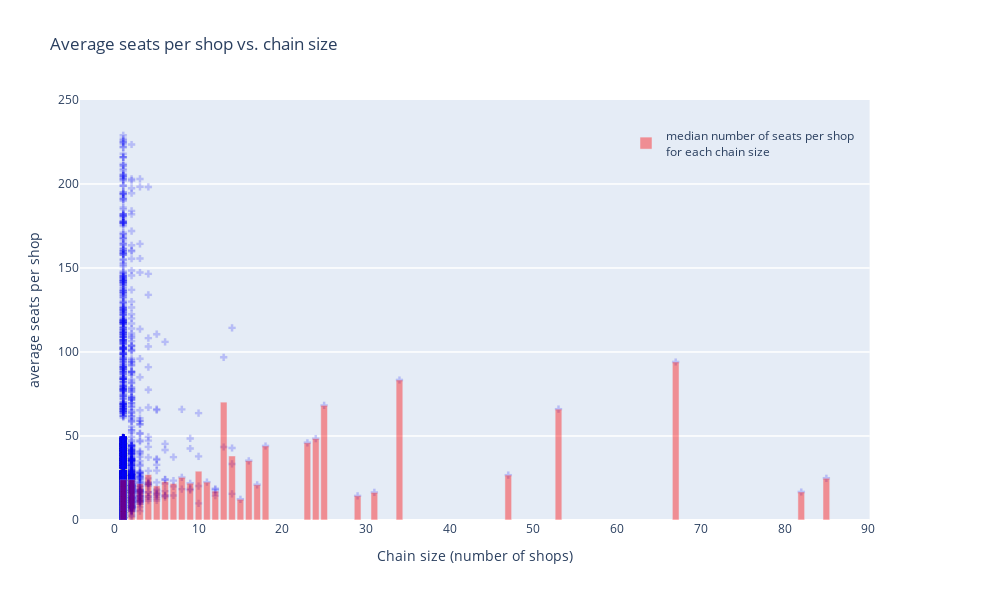

Notebook source saved alongside this figure:
### Markdown cell above
+ The vast majority of chains are small scale chains with less than 10 shops per chain.
+ Out of these small scale chains, the majority are 1 shop chains.
+ Only a few large scale chain exist in the records.

### Code cell
# intialize figure
fig = make_subplots(
    specs=[[{"secondary_y": True}]]
)

# update figure layout
fig.update_layout(
    dict(
         height=600,
         width=1000,
    )
)

# add the main plot trace seats-per-shop Vs. shops-per-chain
fig.add_trace(
    go.Scatter(
        x=counts['chain_size'],
        y=counts['average_seats'],
        mode='markers',
        marker_color='blue',
        marker_symbol='cross',
        showlegend=False
    ),
    secondary_y=False
)


# visual setup for markers
## hex color to rgb convertor
    ## split the hex color into three, two digit hex numbers, converting each one into a decimal 
hex_to_rgb = (
    lambda color:
    tuple(
        int(color.lstrip('#')[i:i+2], 16) 
        for i in (0, 2, 4)
    ) 
)

## line color
line_color_named = 'midnightblue' # CSS color
line_color_rgb = colors.to_rgb(line_color_named)

## marker opacity
opacity = 0.2
fig.update_traces(
    marker=dict(
        line_width=0.5,
        line_color=f"rgba{line_color_rgb + (opacity,)}",
        opacity=opacity,
    ),
)

# add bars for median seats per shop for each chain size.
## compute medians
median_seats_per_chain_size = (
    counts
    .groupby('chain_size')
    ['average_seats'].median()
)
median_seats_per_chain_size = (
    pd.DataFrame(
        median_seats_per_chain_size
    )
    .reset_index()
)

# intialize trace
legend_label = (
    'median number of seats per shop<br>'
    'for each chain size'
)
trace = (
    go.Bar(
        px.bar(
            median_seats_per_chain_size,
            x='chain_size',
            y='average_seats',
        )
        .data[0],
        opacity=0.4,
        name=legend_label,
        showlegend=True
    )
)
# bar style
trace['marker'] = dict(
    color='red',
)

# setup for secondery axis, remove ticksand title, and scale

# add bar trace
fig.add_trace(
    trace,
    secondary_y=True
)
# fig.layout.yaxis2 = dict(title='foo')
fig.update_yaxes(showticklabels=False, secondary_y=True, overwrite=True)
fig.update_yaxes(range=(0, 250))

# legend 


# x label
fig.update_xaxes(
    title='Chain size (number of shops)'
)

# y label
fig.update_yaxes(
    title='average seats per shop',
    secondary_y=False
)

# plot title
# medain_marker_symbol = fig.data[1]['marker_symbol']
# subtitle_size = 15

title = (
    f"Average seats per shop vs. "
    f"chain size<br>"
)
fig.update_layout(
    title=title,
    legend=dict(
        x=0.65,
        y=0.95,
        bgcolor='rgba(0,0,0,0)'
    )
)

# # dont show legend
# fig.update_traces(
#     showlegend=False
# )

### Figure 1 — Plotly figure (JSON) as saved in the notebook; plotly's stock layout.template omitted (floating-point values rounded to 4 significant figures; data arrays with more than 128 entries replaced by an {"elided": "..."} marker saying what was removed)
{"data": [{"marker": {"color": "blue", "line": {"color": "rgba(25, 25, 112, 0.2)", "width": 0.5}, "opacity": 0.2, "symbol": "cross"}, "mode": "markers", "showlegend": false, "type": "scatter", "x": {"elided": "2164 int values"}, "xaxis": "x", "y": {"elided": "2164 float values"}, "yaxis": "y"}, {"alignmentgroup": "True", "hovertemplate": "chain_size=%{x}<br>average_seats=%{y}<extra></extra>", "legendgroup": "", "marker": {"color": "red"}, "name": "median number of seats per shop<br>for each chain size", "offsetgroup": "", "opacity": 0.4, "orientation": "v", "showlegend": true, "textposition": "auto", "type": "bar", "x": [1, 2, 3, 4, 5, 6, 7, 8, 9, 10, 11, 12, 13, 14, 15, 16, 17, 18, 23, 24, 25, 29, 31, 34, 47, 53, 67, 82, 85], "xaxis": "x", "y": [24, 24, 21.67, 27, 20.3, 22.83, 21.71, 25.38, 21.89, 29.05, 22.55, 17.21, 70.15, 38.11, 12.33, 35.25, 20.94, 44.06, 45.96, 48.46, 68.24, 14.38, 16.42, 83.32, 26.72, 65.98, 94.06, 16.66, 24.82], "yaxis": "y2"}], "layout": {"height": 600, "legend": {"bgcolor": "rgba(0, 0, 0, 0)", "x": 0.65, "y": 0.95}, "title": {"text": "Average seats per shop vs. chain size<br>"}, "width": 1000, "xaxis": {"anchor": "y", "autorange": true, "domain": [0, 0.94], "range": [-4.164, 90.16], "title": {"text": "Chain size (number of shops)"}, "type": "linear"}, "yaxis": {"anchor": "x", "domain": [0, 1], "range": [0, 250], "title": {"text": "average seats per shop"}, "type": "linear"}, "yaxis2": {"anchor": "x", "overlaying": "y", "range": [0, 250], "showticklabels": false, "side": "right", "type": "linear"}}}
